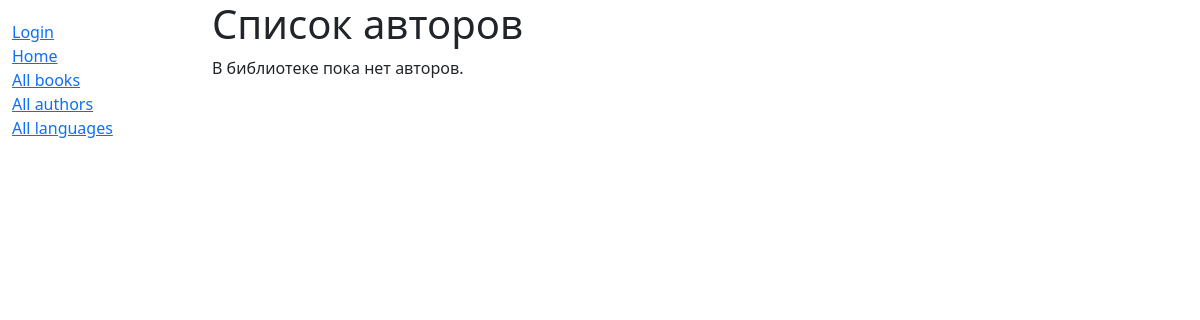
The app's page /catalog/authors/, older data.
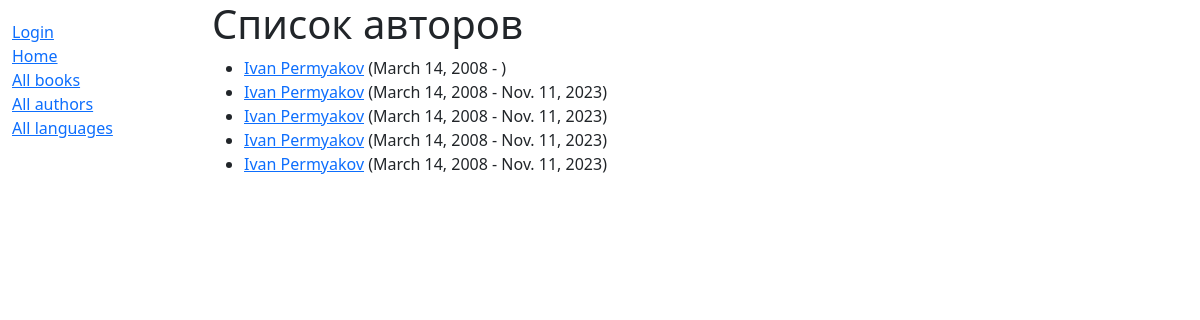
The same page, newer data.
### catalog/models.py (models this page shows, shortened)
class Author(models.Model):
    first_name = models.CharField(max_length=100)
    last_name = models.CharField(max_length=100)
    date_of_birth = models.DateField(null=True, blank=True)
    date_of_death = models.DateField('Died',null=True, blank=True)
    class Meta:
        ordering = ['first_name', 'last_name']
    def get_absolute_url(self):
        return reverse('author-detail', args=[str(self.id)])
    def __str__(self):
        return f'{self.first_name} {self.last_name}'

### catalog/views.py (the view)
# urls.py: path('authors/', views.AuthorListView.as_view(), name='authors'),
class AuthorListView(generic.ListView):
    model = Author
    paginate_by = 10

### templates/catalog/author_list.html (shortened to what this page needs)
<!DOCTYPE html>
<html lang="">
  <head>
  </head>
  <body>
    {% extends "base_generic.html" %}
{% block content %}
  <h1>Список авторов</h1>
  {% if author_list %}
    <ul>
      {% for author in author_list %}
        <li>
          <a href="{{ author.get_absolute_url }}">{{ author }}</a> ({{ author.date_of_birth }} - {{ author.date_of_death|default_if_none:"" }})
        </li>
      {% endfor %}
    </ul>
  {% else %}
    <p>В библиотеке пока нет авторов.</p>
  {% endif %}
{% endblock %}

Row changes from the older to the newer data that the page shows:
added Author: first_name+last_name "Ivan Permyakov", date_of_birth "March 14, 2008"
added Author: first_name+last_name "Ivan Permyakov", date_of_birth "March 14, 2008", date_of_death "Nov. 11, 2023"
added Author: first_name+last_name "Ivan Permyakov", date_of_birth "March 14, 2008", date_of_death "Nov. 11, 2023"
added Author: first_name+last_name "Ivan Permyakov", date_of_birth "March 14, 2008", date_of_death "Nov. 11, 2023"
added Author: first_name+last_name "Ivan Permyakov", date_of_birth "March 14, 2008", date_of_death "Nov. 11, 2023"
Text that changed along with them:
text no longer shown: "В библиотеке пока нет авторов."
